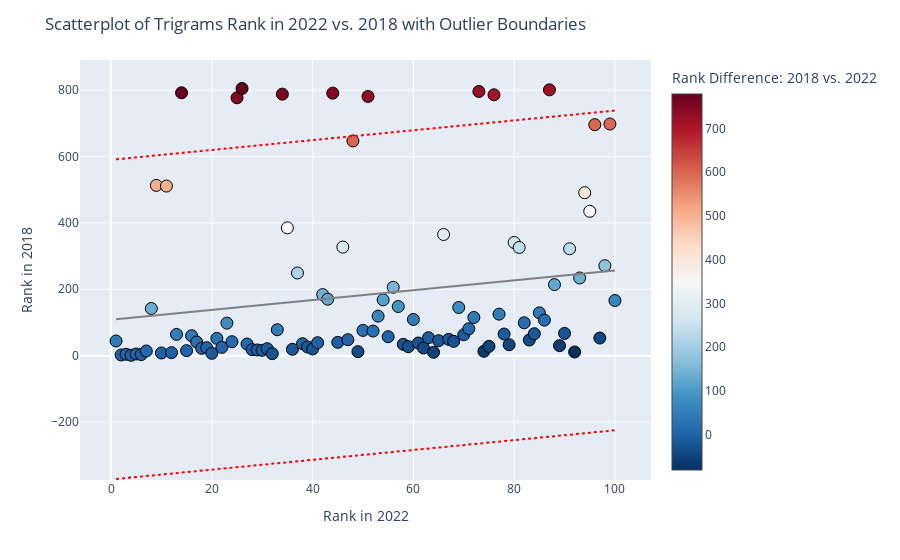

The cell this chart's notebook holds for it:
### Code cell
import plotly.express as px
import numpy as np
from scipy.stats import linregress

table_filtered = table_rank.head(100).copy()
table_filtered['Diff'] = table_filtered['2018'] - table_filtered['2022']

table_filtered = table_filtered.dropna(subset=['Diff'])

# Perform linear regression
slope, intercept, r_value, p_value, std_err = linregress(table_filtered['2022'], table_filtered['2018'])

# Calculate the residuals and the standard deviation of residuals
table_filtered['residuals'] = table_filtered['2018'] - (slope * table_filtered['2022'] + intercept)
residuals_std = np.std(table_filtered['residuals'])

# Define the number of standard deviations for outlier detection
num_std_dev = 2

# Create the scatterplot
fig = px.scatter(
    table_filtered,
    x='2022',
    y='2018',
    hover_name='Trigram'
)

# Add the best-fit line (gray line)
fig.add_shape(
    type='line',
    x0=min(table_filtered['2022']),
    x1=max(table_filtered['2022']),
    y0=slope * min(table_filtered['2022']) + intercept,
    y1=slope * max(table_filtered['2022']) + intercept,
    line=dict(color='gray')
)

# Add lines for outlier boundaries
fig.add_shape(
    type='line',
    x0=min(table_filtered['2022']),
    x1=max(table_filtered['2022']),
    y0=slope * min(table_filtered['2022']) + intercept + num_std_dev * residuals_std,
    y1=slope * max(table_filtered['2022']) + intercept + num_std_dev * residuals_std,
    line=dict(color='red', dash='dot')
)

fig.add_shape(
    type='line',
    x0=min(table_filtered['2022']),
    x1=max(table_filtered['2022']),
    y0=slope * min(table_filtered['2022']) + intercept - num_std_dev * residuals_std,
    y1=slope * max(table_filtered['2022']) + intercept - num_std_dev * residuals_std,
    line=dict(color='red', dash='dot')
)

fig.update_traces(
    marker=dict(
        size=12,
        color=table_filtered['Diff'],
        colorscale='RdBu_r',
        colorbar=dict(title='Rank Difference: 2018 vs. 2022'),
        line=dict(color='black', width=1)  # Add black border around each point
    )
)

fig.update_layout(
    title='Scatterplot of Trigrams Rank in 2022 vs. 2018 with Outlier Boundaries',
    xaxis_title='Rank in 2022',
    yaxis_title='Rank in 2018'
)

fig.update_traces(text=table_filtered.index)
fig.show()
pio.write_html(fig, file='trigram_scatterplot.html', auto_open=True)

### Figure 1 — Plotly figure (JSON) as saved in the notebook; plotly's stock layout.template omitted (floating-point values rounded to 4 significant figures)
{"data": [{"hovertemplate": "<b>%{hovertext}</b><br><br>2022=%{x}<br>2018=%{y}<extra></extra>", "hovertext": ["graph neural network", "deep neural network", "deep reinforcement learning", "convolutional neural network", "multiple input multiple (output)", "generative adversarial network", "natural language processing", "3d object detection", "bidirectional encoder representation (transformer)", "massive multiple input", "pre-trained language model", "unmanned aerial vehicle", "multi-agent reinforcement learning", "large language model", "simultaneous localization mapping", "spiking neural network", "automatic speech recognition", "named entity recognition", "deep learning model", "neural machine translation", "neural architecture search", "graph convolutional network", "machine learning model", "unsupervised domain adaptation", "neural radiance field", "offline reinforcement learning", "3d point cloud", "graphic processing unit", "model predictive control", "multiple output system", "visual question answering", "recurrent neural network", "medical image segmentation", "physics-informed neural network", "explainable artificial intelligence", "stochastic gradient descent", "time series forecasting", "human pose estimation", "markov decision process", "deep learning approach", "neural network training", "graph representation learning", "systematic literature review", "causal language interpretation (generation)", "channel state information", "fake news detection", "reinforcement learning approach", "reconfigurable intelligent surface", "non-orthogonal multiple access", "monocular depth estimation", "pretrained language model", "salient object detection", "natural language understanding", "partial differential equation", "electronic health record", "multivariate time series", "ordinary differential equation", "remote sensing image", "red green blue", "object pose estimation", "artificial neural network", "support vector machine", "facial expression recognition", "long short-term memory", "3d human pose", "click-through rate prediction", "natural language inference", "machine learning approach", "cell-free massive multiple", "human activity recognition", "neural network inference", "natural language generation", "integrated sensing communication", "magnetic resonance imaging", "neural network model", "graph contrastive learning", "neural network accelerator", "intrusion detection system", "high performance computing", "knowledge graph completion", "scene graph generation", "speech emotion recognition", "video object segmentation", "application programming interface", "synthetic aperture radar", "spoken language understanding", "personalized federated learning", "machine learning algorithm", "field-programmable gate array", "inverse reinforcement learning", "hate speech detection", "deep convolutional neural", "image quality assessment", "language processing model", "monocular 3d object", "neural ordinary differential", "radio access network", "point cloud registration", "video anomaly detection", "model-based reinforcement learning"], "legendgroup": "", "marker": {"color": [43, 0, 1, -3, 0, -3, 7, 134, 504, -2, 500, -3, 51, 778, 0, 44, 24, 4, 5, -13, 31, 3, 75, 18, 752, 779, 8, -10, -12, -14, -10, -26, 45, 754, 350, -17, 212, -2, -13, -20, -2, 142, 127, 747, -5, 281, 1, 599, -37, 26, 730, 22, 66, 114, 2, 150, 91, -24, -32, 49, -23, -39, -9, -54, -20, 299, -18, -25, 76, -7, 10, 43, 723, -61, -47, 710, 48, -13, -46, 261, 245, 17, -36, -18, 44, 21, 714, 126, -59, -23, 231, -81, 141, 397, 340, 600, -44, 173, 599, 66], "colorbar": {"title": {"text": "Rank Difference: 2018 vs. 2022"}}, "colorscale": [[0, "rgb(5,48,97)"], [0.1, "rgb(33,102,172)"], [0.2, "rgb(67,147,195)"], [0.3, "rgb(146,197,222)"], [0.4, "rgb(209,229,240)"], [0.5, "rgb(247,247,247)"], [0.6, "rgb(253,219,199)"], [0.7, "rgb(244,165,130)"], [0.8, "rgb(214,96,77)"], [0.9, "rgb(178,24,43)"], [1, "rgb(103,0,31)"]], "line": {"color": "black", "width": 1}, "size": 12, "symbol": "circle"}, "mode": "markers", "name": "", "orientation": "v", "showlegend": false, "text": [0, 1, 2, 3, 4, 5, 6, 7, 8, 9, 10, 11, 12, 13, 14, 15, 16, 17, 18, 19, 20, 21, 22, 23, 24, 25, 26, 27, 28, 29, 30, 31, 32, 33, 34, 35, 36, 37, 38, 39, 40, 41, 42, 43, 44, 45, 46, 47, 48, 49, 50, 51, 52, 53, 54, 55, 56, 57, 58, 59, 60, 61, 62, 63, 64, 65, 66, 67, 68, 69, 70, 71, 72, 73, 74, 75, 76, 77, 78, 79, 80, 81, 82, 83, 84, 85, 86, 87, 88, 89, 90, 91, 92, 93, 94, 95, 96, 97, 98, 99], "type": "scatter", "x": [1, 2, 3, 4, 5, 6, 7, 8, 9, 10, 11, 12, 13, 14, 15, 16, 17, 18, 19, 20, 21, 22, 23, 24, 25, 26, 27, 28, 29, 30, 31, 32, 33, 34, 35, 36, 37, 38, 39, 40, 41, 42, 43, 44, 45, 46, 47, 48, 49, 50, 51, 52, 53, 54, 55, 56, 57, 58, 59, 60, 61, 62, 63, 64, 65, 66, 67, 68, 69, 70, 71, 72, 73, 74, 75, 76, 77, 78, 79, 80, 81, 82, 83, 84, 85, 86, 87, 88, 89, 90, 91, 92, 93, 94, 95, 96, 97, 98, 99, 100], "xaxis": "x", "y": [44, 2, 4, 1, 5, 3, 14, 142, 513, 8, 511, 9, 64, 792, 15, 60, 41, 22, 24, 7, 52, 25, 98, 42, 777, 805, 35, 18, 17, 16, 21, 6, 78, 788, 385, 19, 249, 36, 26, 20, 39, 184, 170, 791, 40, 327, 48, 647, 12, 76, 781, 74, 119, 168, 57, 206, 148, 34, 27, 109, 38, 23, 54, 10, 45, 365, 49, 43, 145, 63, 81, 115, 796, 13, 28, 786, 125, 65, 33, 341, 326, 99, 47, 66, 129, 107, 801, 214, 30, 67, 322, 11, 234, 491, 435, 696, 53, 271, 698, 166], "yaxis": "y"}], "layout": {"legend": {"tracegroupgap": 0}, "margin": {"t": 60}, "shapes": [{"line": {"color": "gray"}, "type": "line", "x0": 1, "x1": 100, "y0": 109.9, "y1": 256.7}, {"line": {"color": "red", "dash": "dot"}, "type": "line", "x0": 1, "x1": 100, "y0": 591.6, "y1": 738.4}, {"line": {"color": "red", "dash": "dot"}, "type": "line", "x0": 1, "x1": 100, "y0": -371.8, "y1": -225.0}], "title": {"text": "Scatterplot of Trigrams Rank in 2022 vs. 2018 with Outlier Boundaries"}, "xaxis": {"anchor": "y", "domain": [0, 1], "title": {"text": "Rank in 2022"}}, "yaxis": {"anchor": "x", "domain": [0, 1], "title": {"text": "Rank in 2018"}}}}
